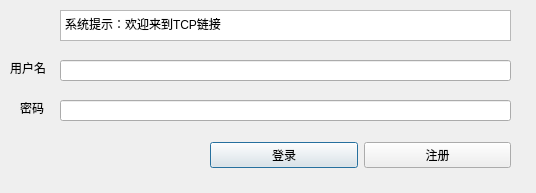
<?xml version="1.0" encoding="UTF-8"?>
<ui version="4.0">
 <class>Dialog</class>
 <widget class="QDialog" name="Dialog">
  <property name="geometry">
   <rect>
    <x>0</x>
    <y>0</y>
    <width>536</width>
    <height>193</height>
   </rect>
  </property>
  <property name="windowTitle">
   <string>Dialog</string>
  </property>
  <widget class="QLineEdit" name="username">
   <property name="geometry">
    <rect>
     <x>60</x>
     <y>60</y>
     <width>451</width>
     <height>21</height>
    </rect>
   </property>
  </widget>
  <widget class="QLineEdit" name="password">
   <property name="geometry">
    <rect>
     <x>60</x>
     <y>100</y>
     <width>451</width>
     <height>21</height>
    </rect>
   </property>
  </widget>
  <widget class="QLabel" name="label">
   <property name="geometry">
    <rect>
     <x>10</x>
     <y>60</y>
     <width>51</width>
     <height>16</height>
    </rect>
   </property>
   <property name="text">
    <string>用户名</string>
   </property>
  </widget>
  <widget class="QLabel" name="label_2">
   <property name="geometry">
    <rect>
     <x>20</x>
     <y>100</y>
     <width>31</width>
     <height>16</height>
    </rect>
   </property>
   <property name="text">
    <string>密码</string>
   </property>
  </widget>
  <widget class="QTextBrowser" name="sysInform">
   <property name="geometry">
    <rect>
     <x>60</x>
     <y>10</y>
     <width>451</width>
     <height>31</height>
    </rect>
   </property>
   <property name="html">
    <string>&lt;!DOCTYPE HTML PUBLIC &quot;-//W3C//DTD HTML 4.0//EN&quot; &quot;http://www.w3.org/TR/REC-html40/strict.dtd&quot;&gt;
&lt;html&gt;&lt;head&gt;&lt;meta name=&quot;qrichtext&quot; content=&quot;1&quot; /&gt;&lt;style type=&quot;text/css&quot;&gt;
p, li { white-space: pre-wrap; }
&lt;/style&gt;&lt;/head&gt;&lt;body style=&quot; font-family:'SimSun'; font-size:9pt; font-weight:400; font-style:normal;&quot;&gt;
&lt;p style=&quot; margin-top:0px; margin-bottom:0px; margin-left:0px; margin-right:0px; -qt-block-indent:0; text-indent:0px;&quot;&gt;系统提示：欢迎来到TCP链接&lt;/p&gt;&lt;/body&gt;&lt;/html&gt;</string>
   </property>
  </widget>
  <widget class="QWidget" name="horizontalLayoutWidget">
   <property name="geometry">
    <rect>
     <x>210</x>
     <y>130</y>
     <width>301</width>
     <height>51</height>
    </rect>
   </property>
   <layout class="QHBoxLayout" name="horizontalLayout">
    <item>
     <widget class="QPushButton" name="login">
      <property name="text">
       <string>登录</string>
      </property>
     </widget>
    </item>
    <item>
     <widget class="QPushButton" name="newUser">
      <property name="text">
       <string>注册</string>
      </property>
     </widget>
    </item>
   </layout>
  </widget>
 </widget>
 <resources/>
 <connections/>
</ui>
